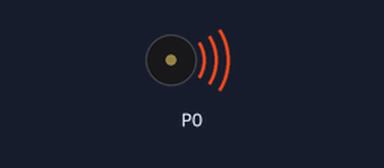
A program run on a simulated BBC micro:bit (MakeCode). Shown: buzzer (waves = sounding). At 35.4 s the program stops and its outputs stay as they are.

Above: at 0.1 s.
At 35.5 s:
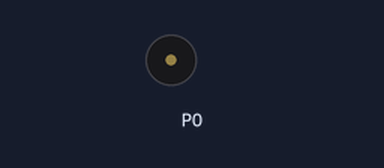
Timing chart, 0 to 36.9 s (numbered marks = the images above):
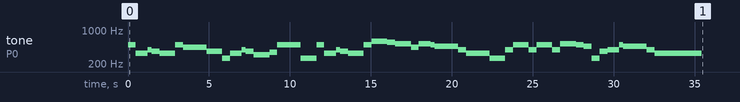

Measured:
- by itself, tone on P0: plays 494 Hz for 0.49 s, 330 Hz for 0.73 s, 392 Hz for 0.25 s, 370 Hz for 0.49 s, 330 Hz for 0.97 s, 494 Hz for 0.49 s … (47 notes in this stretch)

The program:

main.ts
```typescript
music.setTempo(62)
let gp = [
"B4:2",
"E4:3",
"G4:1",
"F#4:2",
"E4:4",
"B4:2",
"A4:6",
"F#4:4",
"P:2",
"E4:3",
"G4:1",
"F#4:2",
"D#4:4",
"F4:2",
"B4:6",
"P:4",
"B4:2",
"E4:3",
"G4:1",
"F#4:2",
"E4:4",
"B4:2",
"D5:4",
"Db5:2",
"C5:2",
"P:2",
"A4:2",
"C5:3",
"B4:1",
"A#4:2",
"A#4:4",
"G4:2",
"E4:6",
"P:4",
"G4:2",
"B4:4",
"G4:2",
"B4:4",
"G4:2",
"C5:4",
"B4:2",
"A#4:2",
"P:2",
"F#4:2",
"G4:3",
"B4:1",
"A#4:2",
"A#4:4",
"G4:2",
"E4:12"
]
music.startMelody(gp, MelodyOptions.Once)
```

test.ts
```typescript
// здесь помещаются тесты; они не будут скомпилированы, пока пакет используется в качестве расширения.
```
